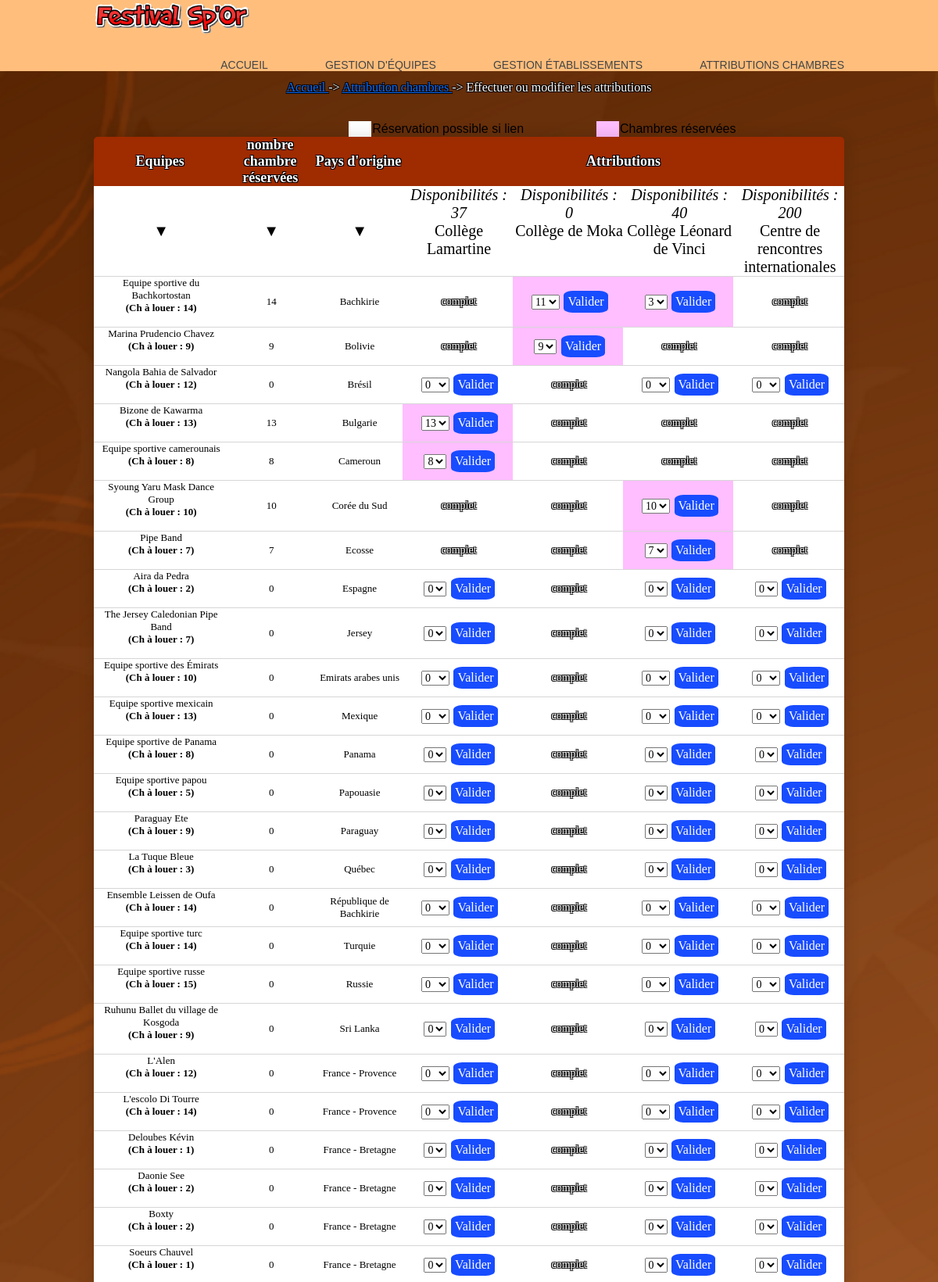
Page /modificationAttributions.php (upper part) on the committed database.
### tables this page shows
create table Etablissement 
(
	id char(8) not null, 
	nom varchar(45) not null,
	adresseRue varchar(45) not null, 
	codePostal char(5) not null, 
	ville varchar(35) not null,
	tel varchar(13) not null,
	adresseElectronique varchar(70), 
	type integer(1) not null,
	civiliteResponsable varchar(12) not null,
	nomResponsable varchar(25) not null,
	prenomResponsable varchar(25),
	nombreChambresOffertes integer,
	constraint pk_Etablissement primary key(id)
);

create table Groupe
(
	id char(4) not null, 
	nom varchar(40) not null, 
	identiteResponsable varchar(40) not null,
	adressePostale varchar(120) not null,
	nombrePersonnes integer not null, 
	nomPays varchar(40) not null, 
	hebergement char(1) not null,
	stand boolean not null,
	constraint pk_Groupe primary key(id)
);

### modificationAttributions.php (the view, shortened to what this page needs)
<?php
include("_debut.inc.php");
include("_gestionBase.inc.php");
echo "<br><p class='textArianne' align='center'><font size='3'> <a  href = 'index.php'> Accueil </a> -> <a href = 'consultationAttributions.php'>
Attribution chambres </a> -> Effectuer ou modifier les attributions</p><br>
<table align='center' width='80%'>
   <tr>
      <td width='34%' align='left'><font size='3'></a>
      </td>
      <td class='reserveSiLien'>&nbsp;</td>
      <td width='30%' align='left'><font size='3'> Réservation possible si lien</td>
      <td class='reserve'>&nbsp;</td>
      <td width='30%' align='left'><font size='3'> Chambres réservées</td>
   </tr>
</table>
 ";
$nbEtabOffrantChambres=obtenirNbEtabOffrantChambres($connexion);
$nb=$nbEtabOffrantChambres;
$pourcCol=50/$nbEtabOffrantChambres;
echo "
<table width='80%' cellspacing='0' cellpadding='0' align='center'
class='content-equipe'>";
   echo "
   <thead>
   <tr>
      <th><strong>Equipes</strong></th>
      <th width='10%'><strong>nombre chambre réservées</strong></th>
      <th width='10%'><strong>Pays d'origine</strong></th>
      <th colspan=$nb><strong>Attributions</strong></th>
   </tr>
   </thead>
   ";
   echo "
   <tr>
      <td>▼</td>
      <td>▼</td>
      <td>▼</td>";
   $req=obtenirReqEtablissementsOffrantChambres();
   $rsEtab=$connexion->query($req);
   $lgEtab=$rsEtab->fetch();
   while ($lgEtab!=FALSE)
   {
      $idEtab=$lgEtab["id"];
      $nom=$lgEtab["nom"];
      $nbOffre=$lgEtab["nombreChambresOffertes"];
      $nbOccup=obtenirNbOccup($connexion, $idEtab);
      $nbChLib = $nbOffre - $nbOccup;
      echo "
      <td valign='top' width='$pourcCol%'><i>Disponibilités : $nbChLib </i> <br>
      $nom </td>";
      $lgEtab=$rsEtab->fetch();
   }
   echo "
   </tr>";
   $req=obtenirReqIdNomGroupesAHeberger();
   $rsGroupe=$connexion->query($req);
   $lgGroupe=$rsGroupe->fetch();
   while ($lgGroupe!=FALSE)
   {
      $idGroupe=$lgGroupe['id'];
      $nom=$lgGroupe['nom'];
      $paysGroupe=$lgGroupe['nompays'];
      $chambre=retourneNbchambre($lgGroupe['nombrePersonnes']);
      $chambretotal=nbchlouer($connexion,$idGroupe);
      echo "
      <tr>
         <td width='15%' > <font size='2'> $nom <p><Strong>(Ch à louer : $chambre)<p></strong></td>\n";
         if($chambretotal[0]>0){
            echo"
            <td width=’10%’><font size='2'> $chambretotal[0]</td>";
         }else{
            echo"
            <td width=’10%’><font size='2'> 0</td>";
         }
         echo"
         <td width=’10%’><font size='2'> $paysGroupe</td>";
      $req=obtenirReqEtablissementsOffrantChambres();
      $rsEtab=$connexion->query($req);
      $lgEtab=$rsEtab->fetch();
      while ($lgEtab!=FALSE)
      {
         $idEtab=$lgEtab["id"];
         $nbOffre=$lgEtab["nombreChambresOffertes"];
         $nbOccup=obtenirNbOccup($connexion, $idEtab);
         $nbChLib = $nbOffre - $nbOccup;
         $nbOccupGroupe=obtenirNbOccupGroupe($connexion, $idEtab, $idGroupe);
         if ($nbOccupGroupe!=0)
         {
      echo "
      <td class='reserve'>
         <form method='POST' action='modificationAttributions.php'>
            <input type='hidden' value='validerModifAttrib' name='action'>
            <input type='hidden' value='$idEtab' name='idEtab'>
            <input type='hidden' value='$idGroupe' name='idGroupe'>";
               echo "&nbsp;<select name='nbChambres'>";
               if($nbChLib>=($chambre-$chambretotal[0])){
               for ($i=0; $i<=(($chambre-$chambretotal[0])+$nbOccupGroupe); $i++)
                  optionModifAttrib($i,$nbOccupGroupe);
            }else if($nbChLib == 0){
               for($i=0;$i<=$nbOccupGroupe;$i++)
                  optionModifAttrib($i,$nbOccupGroupe);
            }
            echo "
            </select></h5>
            <input type='submit' class='buttonAttri' value='Valider' name='valider'>
         </form></td>";
         }
         else
         {
            if ($nbChLib != 0 && $chambretotal[0]!=$chambre)
            {
               echo "
               <td class='reserveSiLien'>
                  <form method='POST' action='modificationAttributions.php'>
                     <input type='hidden' value='validerModifAttrib' name='action'>
                     <input type='hidden' value='$idEtab' name='idEtab'>
                     <input type='hidden' value='$idGroupe' name='idGroupe'>";
                     echo "&nbsp;<select name='nbChambres'>";
                     if($nbChLib>=($chambre-$chambretotal[0])){
                     for ($i=0; $i<=$chambre-$chambretotal[0]; $i++)
                     {
                        echo "<option>$i</option>";
                     }
                  }else{
                     for ($i=0; $i<$nbChLib+1; $i++)
                     {
                        echo "<option>$i</option>";
                     }
                  }
                     echo "
                     </select></h5>
                     <input class='buttonAttri' type='submit' value='Valider' name='valider'>
                  </form>
               </td>
                  ";
            }
            else
            {
               echo "<td class='reserveSiLien'>complet</td>";
            }
         }
         $lgEtab=$rsEtab->fetch();
      }
      $lgGroupe=$rsGroupe->fetch();
   }
echo "
</table>";
?>

### css/cssGeneral.css (style rules this page uses)
.buttonAttri { background-color: #184cff; border: none; color: rgb(255, 255, 255); padding: 5px; text-align: center; text-decoration: none; display: inline-block; font-size: 16px; margin: 4px 2px; border-radius: 20%; }
.basePage { color:black; font:11px Arial, Helvetica, sans-serif; }
.textArianne { color:#FFFFFF; font:14px Georgia, "Times New Roman", Times, serif; text-shadow: -1px -1px 0 #000, 1px -1px 0 #000, -1px 1px 0 #000, 1px 1px 0 #000; }
td,tr { text-align: left; font:11px Arial, Helvetica, sans-serif; }
.content-equipe { border-radius: 5px 5px 0 0; overflow: hidden; box-shadow: 0 0 20px rgba(0, 0, 0, 0.15); }
.content-equipe thead tr { height:35px; font:18px Georgia, "Times New Roman", Times, serif; text-shadow: -1px -1px 0 #000, 1px -1px 0 #000, -1px 1px 0 #000, 1px 1px 0 #000; text-align:center; background-color: #9F2B00; color: #ffffff; }
.content-equipe td { background-color:#ffffff; height:30px; text-align:center; color:#000; font:20px Georgia, "Times New Roman", Times, serif; padding-left:3px; }
.content-equipe tbody tr { border-bottom: 1px solid #d6d6d6; }
.content-equipe tbody tr:nth-of-type(even) { background-color: #000; }
td.reserveSiLien { background-color:#FFFFFF; color:black; color:#FFFFFF; font:14px Georgia, "Times New Roman", Times, serif; text-shadow: -1px -1px 0 #000, 1px -1px 0 #000, -1px 1px 0 #000, 1px 1px 0 #000; }
td.reserve { background-color:#FFBEFF; color:black; color:#FFFFFF; font:14px Georgia, "Times New Roman", Times, serif; text-shadow: -1px -1px 0 #000, 1px -1px 0 #000, -1px 1px 0 #000, 1px 1px 0 #000; }

### css/fond.css (style rules this page uses)
body { background-image: url("../images/fond4.PNG"); background-size: cover; background-repeat: no-repeat; background-attachment: fixed; }

### rows in the picture
etablissement: $pourcCol 12.5 (drawn), nbChLib "37", nom "Collège Lamartine", nbChambres "0", nbChambres "13", nbChambres "8"
etablissement: $pourcCol 12.5 (drawn), nbChLib "0", nom "Collège de Moka", nbChambres "11", nbChambres "9"
etablissement: $pourcCol 12.5 (drawn), nombreChambresOffertes "40", nom "Collège Léonard de Vinci", nbChambres "3", nbChambres "0", nbChambres "10", nbChambres "7"
etablissement: $pourcCol 12.5 (drawn), nombreChambresOffertes "200", nom "Centre de rencontres internationales", nbChambres "0"
groupe: nom "Equipe sportive du Bachkortostan", nombrePersonnes "14", chambretotal "14", nomPays "Bachkirie"
groupe: nom "Marina Prudencio Chavez", nombrePersonnes "9", chambretotal "9", nomPays "Bolivie"
groupe: nom "Nangola Bahia de Salvador", nombrePersonnes "12", shows "0", nomPays "Brésil"
groupe: nom "Bizone de Kawarma", nombrePersonnes "13", chambretotal "13", nomPays "Bulgarie"
groupe: nom "Equipe sportive camerounais", nombrePersonnes "8", chambretotal "8", nomPays "Cameroun"
groupe: nom "Syoung Yaru Mask Dance Group", nombrePersonnes "10", chambretotal "10", nomPays "Corée du Sud"
groupe: nom "Pipe Band", nombrePersonnes "7", chambretotal "7", nomPays "Ecosse"
groupe: nom "Aira da Pedra", nombrePersonnes "2", shows "0", nomPays "Espagne"
groupe: nom "The Jersey Caledonian Pipe Band", nombrePersonnes "7", shows "0", nomPays "Jersey"
groupe: nom "Equipe sportive des Émirats", nombrePersonnes "10", nomPays "Emirats arabes unis"
groupe: nom "Equipe sportive mexicain", nombrePersonnes "13", shows "0", nomPays "Mexique"
groupe: nom "Equipe sportive de Panama", nombrePersonnes "8", shows "0", nomPays "Panama"
groupe: nom "Equipe sportive papou", nombrePersonnes "5", shows "0", nomPays "Papouasie"
groupe: nom "Paraguay Ete", nombrePersonnes "9", shows "0", nomPays "Paraguay"
groupe: nom "La Tuque Bleue", nombrePersonnes "3", shows "0", nomPays "Québec"
groupe: nom "Ensemble Leissen de Oufa", nombrePersonnes "14", shows "0", nomPays "République de Bachkirie"
groupe: nom "Equipe sportive turc", nombrePersonnes "14", shows "0", nomPays "Turquie"
groupe: nom "Equipe sportive russe", nombrePersonnes "15", shows "0", nomPays "Russie"
groupe: nom "Ruhunu Ballet du village de Kosgoda", nombrePersonnes "9", shows "0", nomPays "Sri Lanka"
groupe: nom "L'Alen", nombrePersonnes "12", shows "0", nomPays "France - Provence"
groupe: nom "L'escolo Di Tourre", nombrePersonnes "14", shows "0", nomPays "France - Provence"
groupe: nom "Deloubes Kévin", nombrePersonnes "1", shows "0", nomPays "France - Bretagne"
groupe: nom "Daonie See", nombrePersonnes "2", shows "0", nomPays "France - Bretagne"
groupe: nom "Boxty", nombrePersonnes "2", shows "0", nomPays "France - Bretagne"
groupe: nom "Soeurs Chauvel", nombrePersonnes "1", shows "0", nomPays "France - Bretagne"
